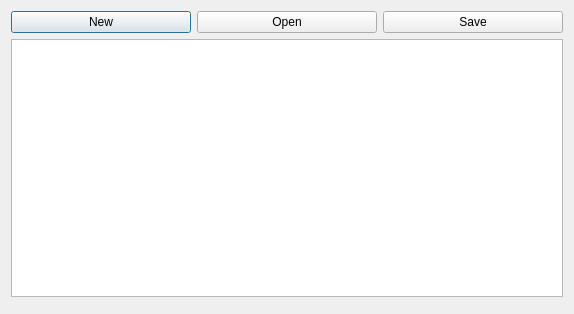
<?xml version="1.0" encoding="UTF-8"?>
<ui version="4.0">
 <class>Dialog</class>
 <widget class="QDialog" name="Dialog">
  <property name="geometry">
   <rect>
    <x>0</x>
    <y>0</y>
    <width>574</width>
    <height>314</height>
   </rect>
  </property>
  <property name="windowTitle">
   <string>Dialog</string>
  </property>
  <layout class="QVBoxLayout" name="verticalLayout">
   <item>
    <layout class="QHBoxLayout" name="horizontalLayout">
     <item>
      <widget class="QPushButton" name="btnNew">
       <property name="text">
        <string>New</string>
       </property>
       <property name="icon">
        <iconset>
         <normalon>:/files/Image Files/files/iconfinder_logo_brand_brands_logos_chrome_2993698.png</normalon>
        </iconset>
       </property>
      </widget>
     </item>
     <item>
      <widget class="QPushButton" name="btnOpen">
       <property name="text">
        <string>Open</string>
       </property>
       <property name="icon">
        <iconset>
         <normalon>:/files/Image Files/files/iconfinder_logo_brand_brands_logos_edge_2993695.png</normalon>
        </iconset>
       </property>
      </widget>
     </item>
     <item>
      <widget class="QPushButton" name="btnSave">
       <property name="text">
        <string>Save</string>
       </property>
       <property name="icon">
        <iconset>
         <normalon>:/files/Image Files/files/iconfinder_logo_brand_brands_logos_firefox_2993692.png</normalon>
        </iconset>
       </property>
      </widget>
     </item>
    </layout>
   </item>
   <item>
    <widget class="QPlainTextEdit" name="plainTextEdit"/>
   </item>
   <item>
    <widget class="QDialogButtonBox" name="buttonBox">
     <property name="standardButtons">
      <set>QDialogButtonBox::NoButton</set>
     </property>
    </widget>
   </item>
  </layout>
 </widget>
 <resources/>
 <connections/>
</ui>
